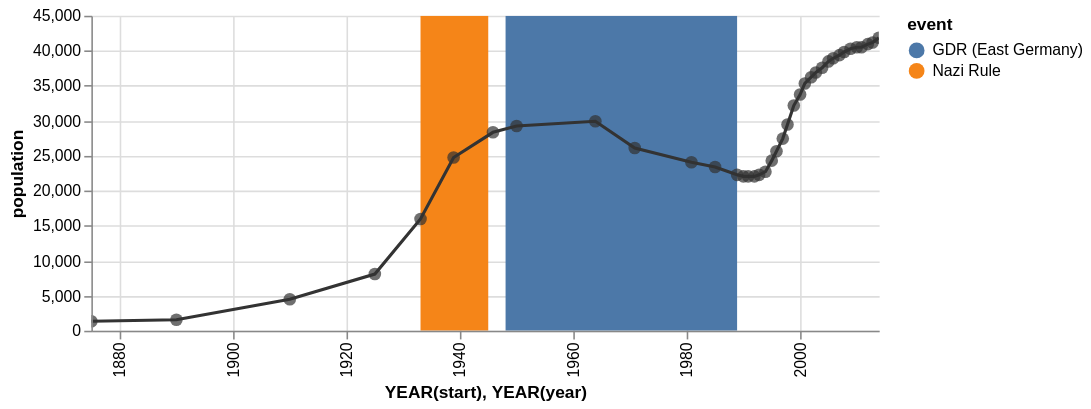

Here is the Vega-Lite specification saved for this chart:
### Vega specification from a JSON file in a GitHub repository (floating-point values rounded to 4 significant figures)
{"$schema": "https://vega.github.io/schema/vega/v3.0.json", "description": "The population of the German city of Falkensee over time", "autosize": "pad", "padding": 5, "encode": {"update": {"fill": {"value": "transparent"}}}, "data": [{"name": "source_0", "values": [{"year": "1875", "population": 1309}, {"year": "1890", "population": 1558}, {"year": "1910", "population": 4512}, {"year": "1925", "population": 8180}, {"year": "1933", "population": 15915}, {"year": "1939", "population": 24824}, {"year": "1946", "population": 28275}, {"year": "1950", "population": 29189}, {"year": "1964", "population": 29881}, {"year": "1971", "population": 26007}, {"year": "1981", "population": 24029}, {"year": "1985", "population": 23340}, {"year": "1989", "population": 22307}, {"year": "1990", "population": 22087}, {"year": "1991", "population": 22139}, {"year": "1992", "population": 22105}, {"year": "1993", "population": 22242}, {"year": "1994", "population": 22801}, {"year": "1995", "population": 24273}, {"year": "1996", "population": 25640}, {"year": "1997", "population": 27393}, {"year": "1998", "population": 29505}, {"year": "1999", "population": 32124}, {"year": "2000", "population": 33791}, {"year": "2001", "population": 35297}, {"year": "2002", "population": 36179}, {"year": "2003", "population": 36829}, {"year": "2004", "population": 37493}, {"year": "2005", "population": 38376}, {"year": "2006", "population": 39008}, {"year": "2007", "population": 39366}, {"year": "2008", "population": 39821}, {"year": "2009", "population": 40179}, {"year": "2010", "population": 40511}, {"year": "2011", "population": 40465}, {"year": "2012", "population": 40905}, {"year": "2013", "population": 41258}, {"year": "2014", "population": 41777}]}, {"name": "source_1", "values": [{"start": "1933", "end": "1945", "event": "Nazi Rule"}, {"start": "1948", "end": "1989", "event": "GDR (East Germany)"}]}, {"name": "data_0", "source": "source_0", "transform": [{"type": "formula", "expr": "timeParse(datum[\"year\"],'%Y')", "as": "year"}]}, {"name": "data_1", "source": "data_0", "transform": [{"type": "formula", "expr": "toDate(datum[\"year\"])", "as": "year"}, {"type": "formula", "expr": "toNumber(datum[\"population\"])", "as": "population"}, {"type": "filter", "expr": "datum[\"year\"] !== null && !isNaN(datum[\"year\"]) && datum[\"population\"] !== null && !isNaN(datum[\"population\"])"}, {"type": "formula", "as": "year_year", "expr": "datetime(year(datum[\"year\"]), 0, 1, 0, 0, 0, 0)"}, {"type": "collect", "sort": {"field": "year_year", "order": "descending"}}]}, {"name": "data_2", "source": "data_0", "transform": [{"type": "formula", "expr": "toDate(datum[\"year\"])", "as": "year"}, {"type": "formula", "expr": "toNumber(datum[\"population\"])", "as": "population"}, {"type": "filter", "expr": "datum[\"year\"] !== null && !isNaN(datum[\"year\"]) && datum[\"population\"] !== null && !isNaN(datum[\"population\"])"}, {"type": "formula", "as": "year_year", "expr": "datetime(year(datum[\"year\"]), 0, 1, 0, 0, 0, 0)"}]}, {"name": "data_3", "source": "source_1", "transform": [{"type": "formula", "expr": "timeParse(datum[\"start\"],'%Y')", "as": "start"}, {"type": "formula", "expr": "timeParse(datum[\"end\"],'%Y')", "as": "end"}, {"type": "filter", "expr": "datum[\"start\"] !== null && !isNaN(datum[\"start\"])"}, {"type": "formula", "as": "year_start", "expr": "datetime(year(datum[\"start\"]), 0, 1, 0, 0, 0, 0)"}, {"type": "formula", "as": "year_end", "expr": "datetime(year(datum[\"end\"]), 0, 1, 0, 0, 0, 0)"}]}], "signals": [{"name": "width", "update": "max(layer_0_width, layer_1_width)"}, {"name": "height", "update": "max(layer_0_height, layer_1_height)"}, {"name": "layer_0_width", "update": "500"}, {"name": "layer_0_height", "update": "200"}, {"name": "layer_1_width", "update": "max(layer_1_layer_0_width, layer_1_layer_1_width)"}, {"name": "layer_1_height", "update": "max(layer_1_layer_0_height, layer_1_layer_1_height)"}, {"name": "layer_1_layer_0_width", "update": "500"}, {"name": "layer_1_layer_0_height", "update": "200"}, {"name": "layer_1_layer_1_width", "update": "500"}, {"name": "layer_1_layer_1_height", "update": "200"}], "marks": [{"name": "layer_0_marks", "type": "rect", "from": {"data": "data_3"}, "encode": {"update": {"x": {"scale": "x", "field": "year_start"}, "x2": {"scale": "x", "field": "year_end"}, "y": {"value": 0}, "y2": {"field": {"group": "height"}}, "fill": {"scale": "color", "field": "event"}}}, "clip": true}, {"name": "layer_1_layer_0_marks", "type": "line", "from": {"data": "data_1"}, "encode": {"update": {"x": {"scale": "x", "field": "year_year"}, "y": {"scale": "y", "field": "population"}, "stroke": {"value": "#333"}}}, "clip": true}, {"name": "layer_1_layer_1_marks", "type": "symbol", "role": "pointOverlay", "from": {"data": "data_2"}, "encode": {"update": {"x": {"scale": "x", "field": "year_year"}, "y": {"scale": "y", "field": "population"}, "fill": {"value": "#333"}, "opacity": {"value": 0.7}}}, "clip": true}], "scales": [{"name": "x", "type": "time", "domain": {"fields": [{"data": "data_3", "field": "year_start"}, {"data": "data_3", "field": "year_end"}, {"data": "data_1", "field": "year_year"}, {"data": "data_2", "field": "year_year"}], "sort": true}, "range": [0, 500], "round": true, "nice": "year"}, {"name": "color", "type": "ordinal", "domain": {"data": "data_3", "field": "event", "sort": true}, "range": "category"}, {"name": "y", "type": "linear", "domain": {"fields": [{"data": "data_1", "field": "population"}, {"data": "data_2", "field": "population"}], "sort": true}, "range": [200, 0], "round": true, "nice": true, "zero": true}], "axes": [{"scale": "x", "orient": "bottom", "tickCount": 5, "title": "YEAR(start), YEAR(year)", "zindex": 1, "encode": {"labels": {"update": {"text": {"signal": "timeFormat(datum.value, '%Y')"}, "angle": {"value": 270}, "align": {"value": "right"}, "baseline": {"value": "middle"}}}}}, {"scale": "x", "domain": false, "grid": true, "labels": false, "orient": "bottom", "tickCount": 5, "ticks": false, "zindex": 0, "gridScale": "y"}, {"scale": "y", "orient": "left", "title": "population", "zindex": 1}, {"scale": "y", "domain": false, "grid": true, "labels": false, "orient": "left", "ticks": false, "zindex": 0, "gridScale": "x"}], "legends": [{"fill": "color", "title": "event"}]}
